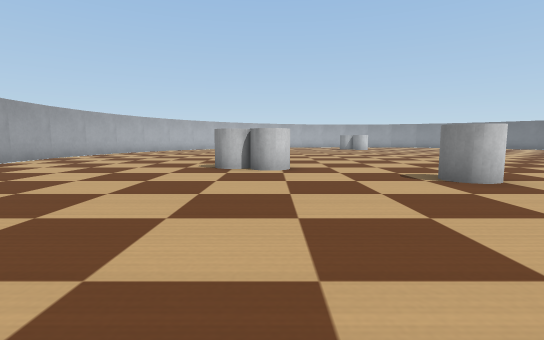
[1] (above)

24 first-person views from a walk through a Webots world. The camera is 0.15 m above the floor, tilts 6° down and sees 85° across. The floor is counted in squares, 0.2 m on a side. Each view is taken from the middle of a square. On the plan, view 1 faces up. The plan holds only what a view shows up to about 10 squares ahead; the rest is blank. Robots are left out. Webots' stock objects and surfaces are drawn as simple stand-ins.

[2]
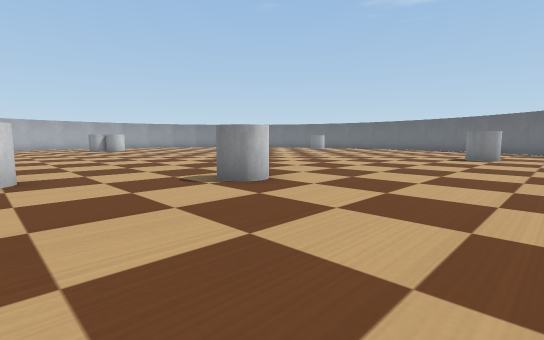

[3]
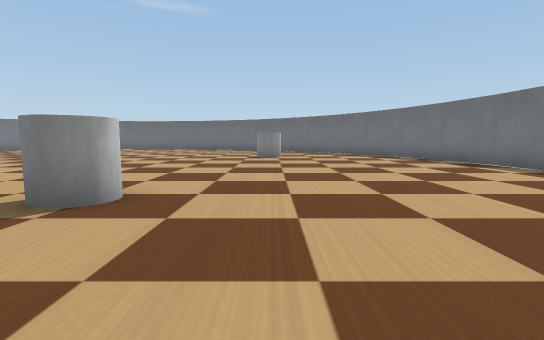

[4]
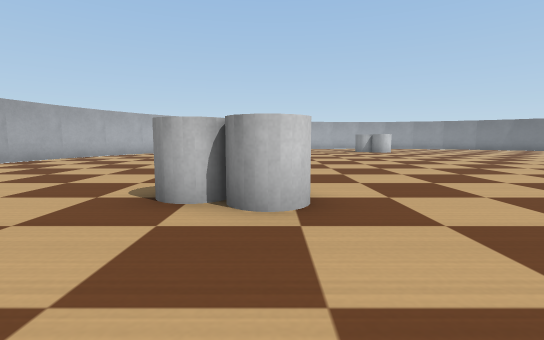

[5]
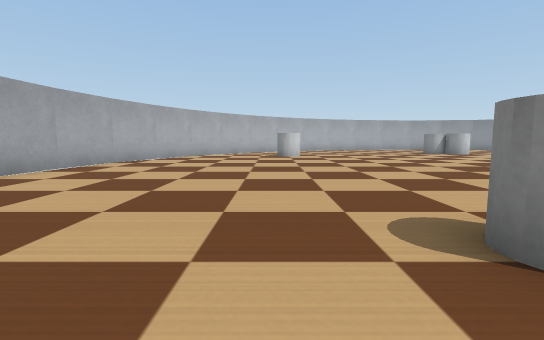

[6]
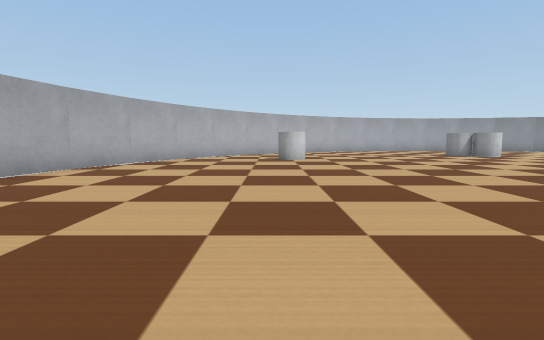

[7]
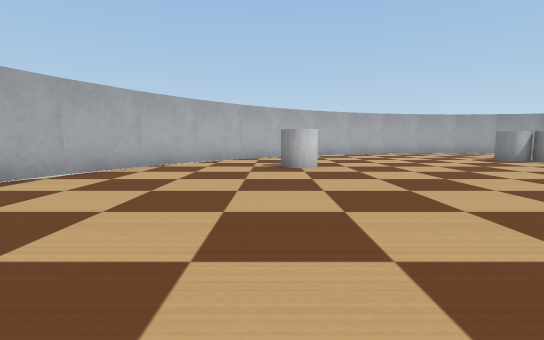

[8]
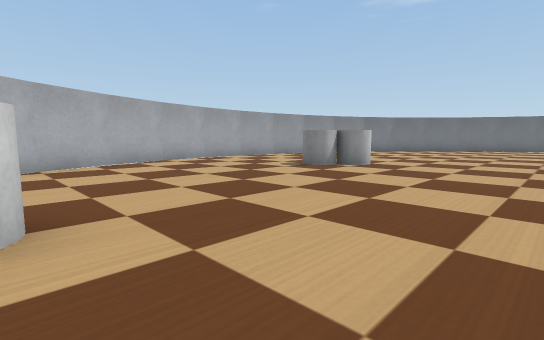

[9]
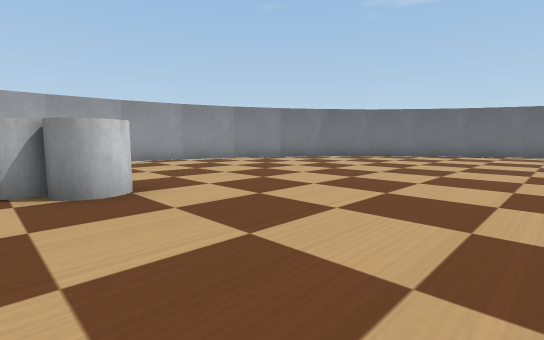

[10]
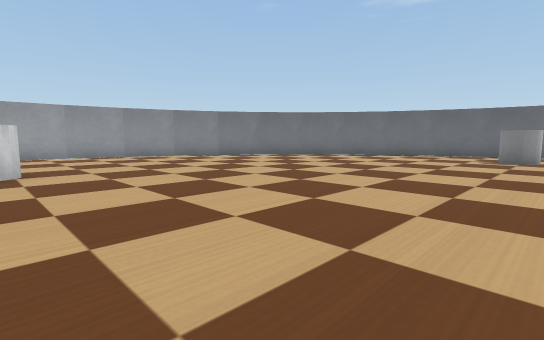

[11]
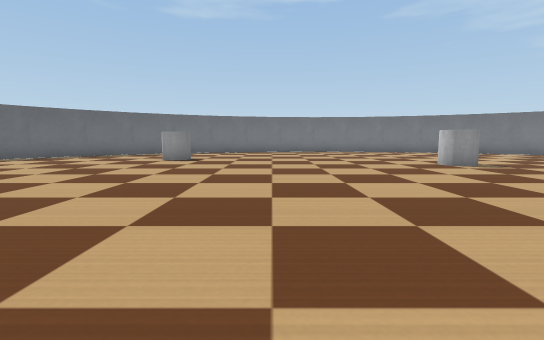

[12]
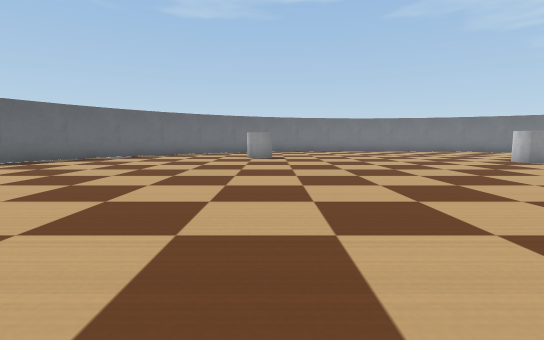

[13]
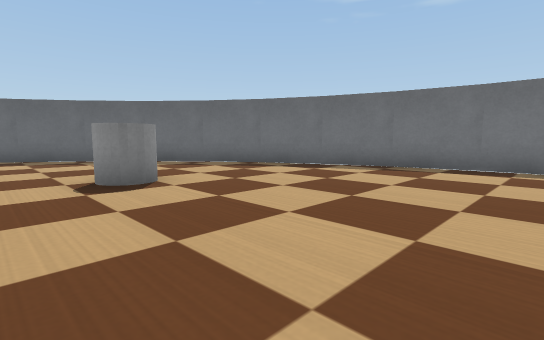

[14]
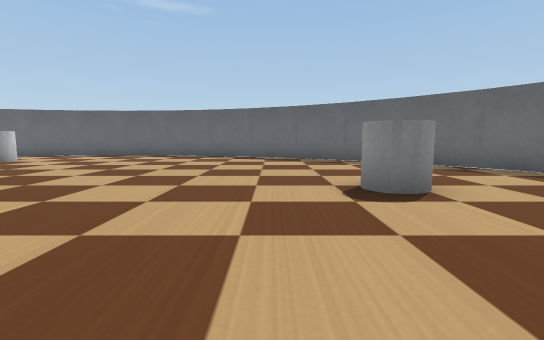

[15]
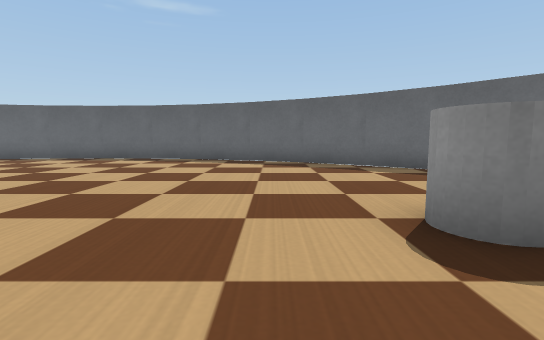

[16]
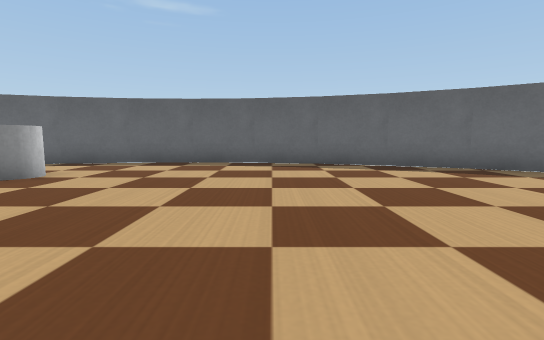

[17]
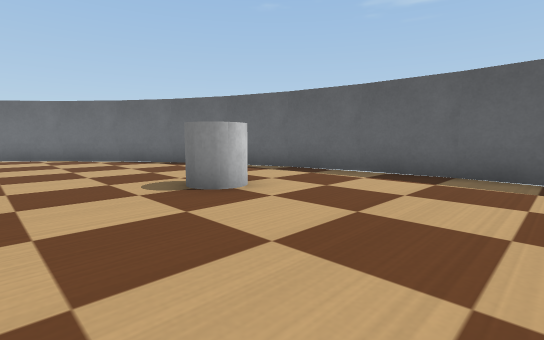

[18]
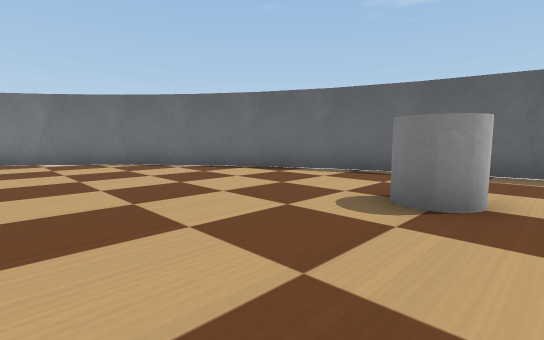

[19]
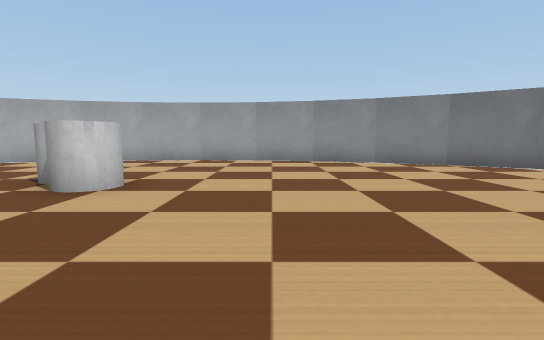

[20]
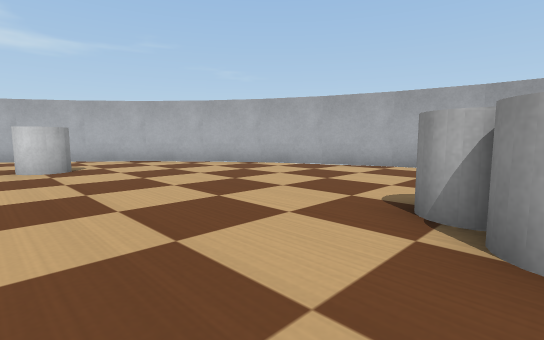

[21]
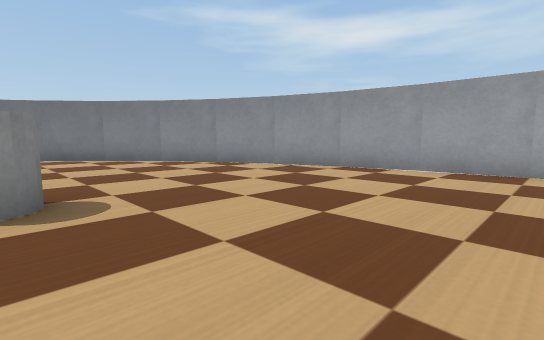

[22]
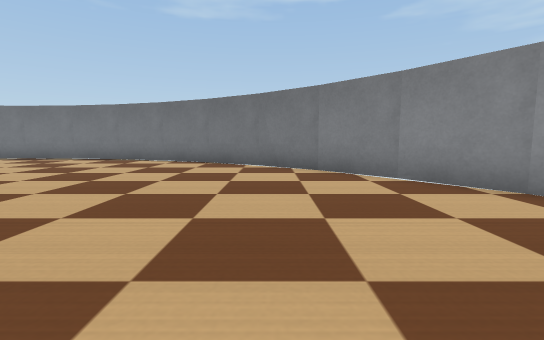

[23]
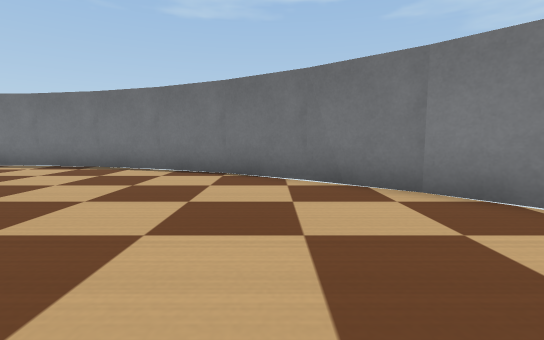

[24]
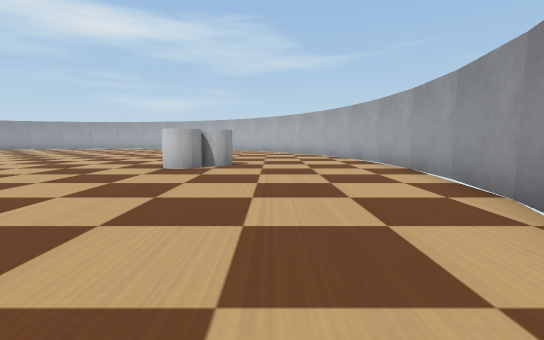

### Floor plan
Points are (right, up) in squares from view 1. A wall is a line through its corners. A room is listed if a view was taken in it or the views show most of it. See-through windows are left out.
Room 1 (views 1, 2, 3, 4, 5, 6, 7, 8, 9, 10, 11, 12, 13, 14, 15, 16, 17, 18, 19, 20, 21, 22, 23, 24)
walls: (-0.9, 24.5) (-2.7, 23.4); (-2.6, 23.4) (-4.1, 22.1); (-4, 22.2) (-5.4, 20.6); (-7.3, 17.3) (-8, 15.4); (-6.5, 19) (-7.4, 17.1); (0.9, 25.4) (-1, 24.5); (-5.4, 20.7) (-6.5, 18.9); (2.6, 26) (0.7, 25.3); (-8, 15.5) (-8.4, 13.4); (4.6, 26.4) (2.5, 26); (-8.4, 13.5) (-8.5, 11.4); (-8.5, 11.5) (-8.4, 9.5); (6.6, 26.5) (4.5, 26.4); (-8.4, 9.6) (-8, 7.5); (8.5, 26.4) (6.5, 26.5); (-8, 7.7) (-7.3, 5.7); (10.5, 26) (8.4, 26.4); (12.3, 25.3) (10.3, 26); (-7.4, 5.8) (-6.5, 3.9); (-6.5, 4.1) (-5.4, 2.3); (14.1, 24.5) (12.2, 25.4); (15.7, 23.4) (13.9, 24.5); (-5.5, 2.4) (-4.1, 0.8); (-4.2, 1) (-2.6, -0.4); (17.2, 22.1) (15.6, 23.5); (18.4, 20.6) (17, 22.2); (-2.7, -0.4) (-0.9, -1.5); (19.5, 18.9) (18.4, 20.7); (0.7, -2.3) (2.7, -3); (-1.1, -1.5) (0.8, -2.4); (20.4, 17.2) (19.5, 19.1); (21, 15.3) (20.3, 17.3); (2.5, -3) (4.6, -3.4); (21.4, 13.4) (21, 15.5); (4.5, -3.4) (5.8, -3.5); (21.5, 11.4) (21.4, 13.5); (7.1, -3.5) (8.6, -3.4); (8.4, -3.4) (10.5, -3); (21.4, 9.4) (21.5, 11.6); (10.4, -3) (12.3, -2.4); (19.4, 3.9) (20.4, 5.8); (21, 7.5) (21.4, 9.6); (18.3, 2.3) (19.5, 4); (12.2, -2.4) (14, -1.5) (15.7, -0.3); (15.5, -0.5) (17.1, 0.9) (18.4, 2.4); (20.4, 5.7) (21, 7.6)
objects: white cylinder (-3, 19) to (-2, 19); white cylinder (-1, 8); white cylinder (0, 7) to (0, 8); white cylinder (3, 5) to (4, 6); white cylinder (5, 21) to (5, 22); white cylinder (6, 20) to (6, 21); white cylinder (12, 3) to (13, 3); white cylinder (17, 14) to (18, 14)

Positions as (right, up) in squares from view 1, and headings:
1: (0, 0), facing up
2: (0, 1), facing up-right
3: (0, 3), facing right
4: (0, 4), facing up
5: (-3, 6), facing up
6: (-3, 8), facing up
7: (-3, 11), facing up
8: (-2, 16), facing up-right
9: (5, 16), facing up-right
10: (6, 13), facing up-right
11: (9, 14), facing down
12: (12, 15), facing down
13: (7, 5), facing down-right
14: (8, 5), facing right
15: (10, 5), facing right
16: (12, 9), facing right
17: (15, 10), facing up-right
18: (14, 13), facing up-right
19: (9, 16), facing up
20: (6, 18), facing up-left
21: (-1, 12), facing down-left
22: (-3, 8), facing down
23: (-2, 5), facing down
24: (14, 23), facing left
